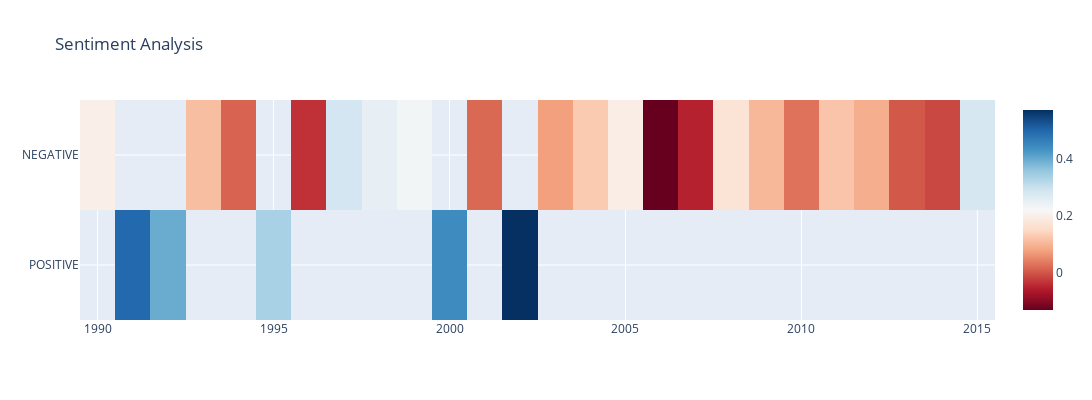

The cell this chart's notebook holds for it:
### Code cell
fig = go.Figure(
    data=go.Heatmap(
        z=iran['Overall_Sentiment_Score'],
        x=iran['year'],
        y=iran["new_sentiment_score"],
        colorscale=px.colors.sequential.RdBu,
    )
)

fig.update_layout(
    title=go.layout.Title(
        text="Sentiment Analysis"
    ),
    autosize=False,
    width=1150,
    height=400,
)

fig.update_layout(yaxis_autorange = "reversed")

fig.show()

### Figure 1 — Plotly figure (JSON) as saved in the notebook; plotly's stock layout.template omitted (floating-point values rounded to 4 significant figures)
{"data": [{"colorscale": [[0, "rgb(103,0,31)"], [0.1, "rgb(178,24,43)"], [0.2, "rgb(214,96,77)"], [0.3, "rgb(244,165,130)"], [0.4, "rgb(253,219,199)"], [0.5, "rgb(247,247,247)"], [0.6, "rgb(209,229,240)"], [0.7, "rgb(146,197,222)"], [0.8, "rgb(67,147,195)"], [0.9, "rgb(33,102,172)"], [1, "rgb(5,48,97)"]], "type": "heatmap", "x": [2013, 2008, 1991, 2002, 1996, 2012, 1997, 2010, 1995, 2009, 1999, 2005, 1998, 2003, 2004, 2014, 2011, 2015, 1993, 2000, 1992, 1990, 1994, 2006, 2007, 2001], "y": ["NEGATIVE", "NEGATIVE", "POSITIVE", "POSITIVE", "NEGATIVE", "NEGATIVE", "NEGATIVE", "NEGATIVE", "POSITIVE", "NEGATIVE", "NEGATIVE", "NEGATIVE", "NEGATIVE", "NEGATIVE", "NEGATIVE", "NEGATIVE", "NEGATIVE", "NEGATIVE", "NEGATIVE", "POSITIVE", "POSITIVE", "NEGATIVE", "NEGATIVE", "NEGATIVE", "NEGATIVE", "NEGATIVE"], "z": [0.002566, 0.1735, 0.4988, 0.5731, -0.03553, 0.09302, 0.2864, 0.02842, 0.3366, 0.1051, 0.2303, 0.1958, 0.2512, 0.07512, 0.1284, -0.01322, 0.1215, 0.2822, 0.113, 0.4453, 0.3973, 0.1989, 0.01349, -0.1307, -0.05157, 0.01962]}], "layout": {"autosize": false, "height": 400, "title": {"text": "Sentiment Analysis"}, "width": 1150, "yaxis": {"autorange": "reversed"}}}
